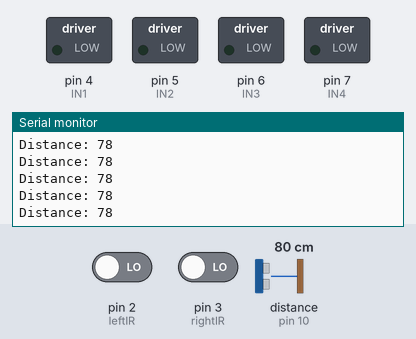
A sketch run on a simulated Arduino Uno, built with avr-gcc and run on an emulated ATmega328P. On the bench: switched loads named in the sketch (green lamp = pin HIGH), the last lines printed to the serial monitor. Wiring (inferred from the names in the program): ultrasonic range finder: trigger pin 9; echo pin 10. Inputs (shaded band) come from the test bench; at power-on: distance to the obstacle (sensor on pin 10) 80 cm, pin 2 (leftIR) LOW, pin 3 (rightIR) LOW. The echo pulse lasts 58.3 µs per cm; pins used as bus, display or sensor lines are not drawn.

Above: at 1.2 s.
1.3 s: distance to the obstacle (sensor on pin 10) set to 2 cm
At 1.38 s:
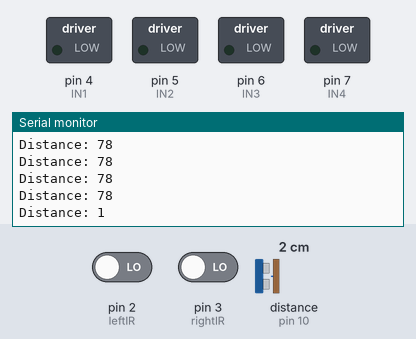
4.3 s: distance to the obstacle (sensor on pin 10) set to 250 cm
At 4.41 s:
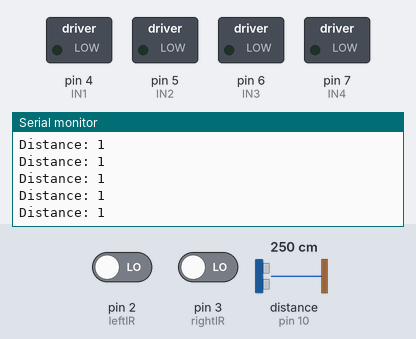
Timing chart, 0 to 7.3 s (numbered marks = the images above; inputs shaded):
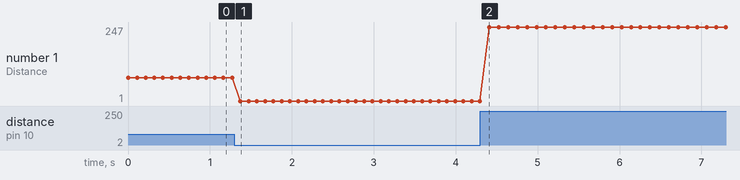

Measured:
- after the input at 1.3 s, the serial monitor: prints a new line after 0.07 s (image 1)
- plotted number 1: 78 → 1 after the input at 1.3 s, 1 → 247 after the input at 4.3 s

The sketch:

code.ino
```cpp
// IR Sensors
#define leftIR 2
#define rightIR 3

// Ultrasonic Sensor
#define trigPin 9
#define echoPin 10

// Motor Driver Pins
#define IN1 4
#define IN2 5
#define IN3 6
#define IN4 7

long duration;
int distance;

void setup() {
  pinMode(leftIR, INPUT);
  pinMode(rightIR, INPUT);

  pinMode(trigPin, OUTPUT);
  pinMode(echoPin, INPUT);

  pinMode(IN1, OUTPUT);
  pinMode(IN2, OUTPUT);
  pinMode(IN3, OUTPUT);
  pinMode(IN4, OUTPUT);

  Serial.begin(9600);
}

void loop() {
  int leftValue = digitalRead(leftIR);
  int rightValue = digitalRead(rightIR);

  // Measure distance using Ultrasonic
  digitalWrite(trigPin, LOW);
  delayMicroseconds(2);

  digitalWrite(trigPin, HIGH);
  delayMicroseconds(10);
  digitalWrite(trigPin, LOW);

  duration = pulseIn(echoPin, HIGH);
  distance = duration * 0.034 / 2;

  Serial.print("Distance: ");
  Serial.println(distance);

  if (distance < 10) {
    stopMotors();  // Too close
  }
  else if (distance >= 10 && distance <= 30) {
    // Decide direction based on IR sensors
    if (leftValue == 1 && rightValue == 1) {
      moveForward();
    }
    else if (leftValue == 1 && rightValue == 0) {
      turnLeft();
    }
    else if (leftValue == 0 && rightValue == 1) {
      turnRight();
    }
    else {
      stopMotors(); // Lost sight of person
    }
  }
  else {
    stopMotors();  // Person is too far
  }

  delay(100);
}

void moveForward() {
  digitalWrite(IN1, HIGH);
  digitalWrite(IN2, LOW);
  digitalWrite(IN3, HIGH);
  digitalWrite(IN4, LOW);
}

void turnLeft() {
  digitalWrite(IN1, LOW);
  digitalWrite(IN2, HIGH);
  digitalWrite(IN3, HIGH);
  digitalWrite(IN4, LOW);
}

void turnRight() {
  digitalWrite(IN1, HIGH);
  digitalWrite(IN2, LOW);
  digitalWrite(IN3, LOW);
  digitalWrite(IN4, HIGH);
}

void stopMotors() {
  digitalWrite(IN1, LOW);
  digitalWrite(IN2, LOW);
  digitalWrite(IN3, LOW);
  digitalWrite(IN4, LOW);
}
```
